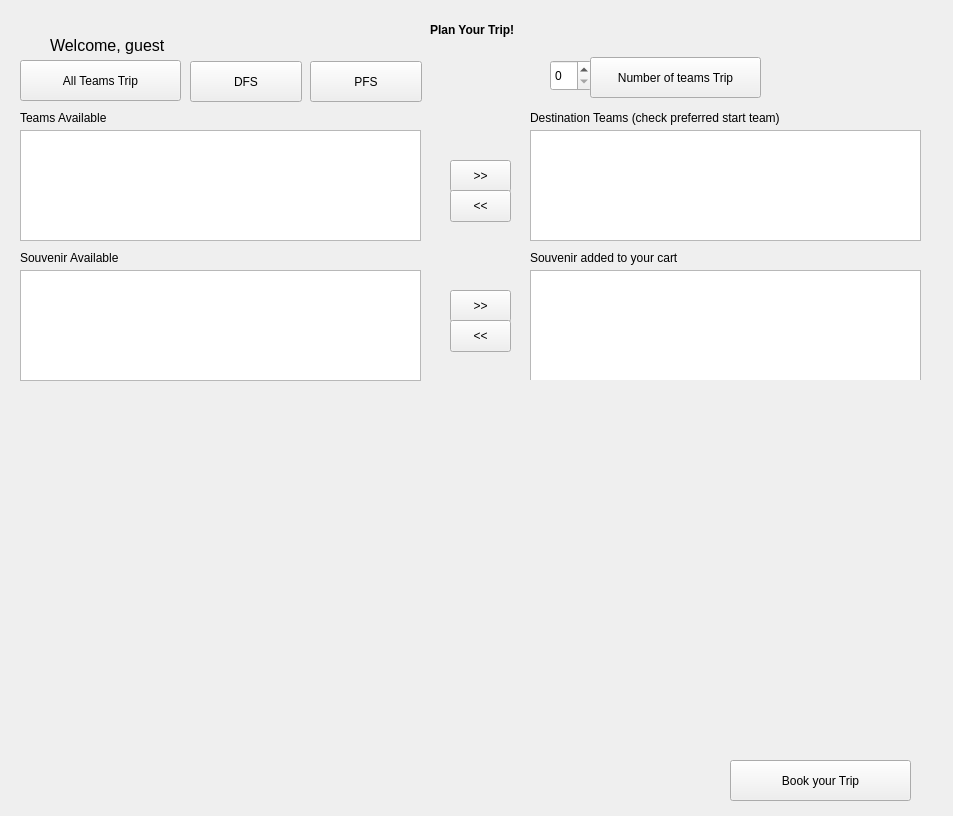
<?xml version="1.0" encoding="UTF-8"?>
<ui version="4.0">
 <class>CustomVacation</class>
 <widget class="QWidget" name="CustomVacation">
  <property name="geometry">
   <rect>
    <x>0</x>
    <y>0</y>
    <width>953</width>
    <height>816</height>
   </rect>
  </property>
  <property name="windowTitle">
   <string>Plan Your Trip</string>
  </property>
  <widget class="QLabel" name="label_2">
   <property name="geometry">
    <rect>
     <x>430</x>
     <y>20</y>
     <width>101</width>
     <height>20</height>
    </rect>
   </property>
   <property name="font">
    <font>
     <weight>75</weight>
     <bold>true</bold>
    </font>
   </property>
   <property name="text">
    <string>Plan Your Trip!</string>
   </property>
  </widget>
  <widget class="QLabel" name="label">
   <property name="geometry">
    <rect>
     <x>50</x>
     <y>30</y>
     <width>151</width>
     <height>31</height>
    </rect>
   </property>
   <property name="font">
    <font>
     <pointsize>12</pointsize>
    </font>
   </property>
   <property name="text">
    <string>Welcome, guest</string>
   </property>
  </widget>
  <widget class="QPushButton" name="pushButtonFirst">
   <property name="geometry">
    <rect>
     <x>450</x>
     <y>160</y>
     <width>61</width>
     <height>32</height>
    </rect>
   </property>
   <property name="text">
    <string>&gt;&gt;</string>
   </property>
  </widget>
  <widget class="QPushButton" name="pushButtonSecond">
   <property name="geometry">
    <rect>
     <x>450</x>
     <y>190</y>
     <width>61</width>
     <height>32</height>
    </rect>
   </property>
   <property name="text">
    <string>&lt;&lt;</string>
   </property>
  </widget>
  <widget class="QListWidget" name="listWidgetFirst">
   <property name="geometry">
    <rect>
     <x>20</x>
     <y>130</y>
     <width>401</width>
     <height>111</height>
    </rect>
   </property>
   <property name="styleSheet">
    <string notr="true"/>
   </property>
  </widget>
  <widget class="QListWidget" name="listWidgetSecond">
   <property name="geometry">
    <rect>
     <x>530</x>
     <y>130</y>
     <width>391</width>
     <height>111</height>
    </rect>
   </property>
  </widget>
  <widget class="QLabel" name="label_4">
   <property name="geometry">
    <rect>
     <x>20</x>
     <y>110</y>
     <width>141</width>
     <height>16</height>
    </rect>
   </property>
   <property name="text">
    <string>Teams Available</string>
   </property>
  </widget>
  <widget class="QLabel" name="label_5">
   <property name="geometry">
    <rect>
     <x>530</x>
     <y>110</y>
     <width>281</width>
     <height>16</height>
    </rect>
   </property>
   <property name="text">
    <string>Destination Teams (check preferred start team)</string>
   </property>
  </widget>
  <widget class="QListWidget" name="souvAvailable">
   <property name="geometry">
    <rect>
     <x>20</x>
     <y>270</y>
     <width>401</width>
     <height>111</height>
    </rect>
   </property>
  </widget>
  <widget class="QLabel" name="label_6">
   <property name="geometry">
    <rect>
     <x>20</x>
     <y>250</y>
     <width>141</width>
     <height>16</height>
    </rect>
   </property>
   <property name="text">
    <string>Souvenir Available</string>
   </property>
  </widget>
  <widget class="QListWidget" name="souvSelected">
   <property name="geometry">
    <rect>
     <x>530</x>
     <y>270</y>
     <width>391</width>
     <height>111</height>
    </rect>
   </property>
  </widget>
  <widget class="QPushButton" name="pushButtonSouv1">
   <property name="geometry">
    <rect>
     <x>450</x>
     <y>290</y>
     <width>61</width>
     <height>32</height>
    </rect>
   </property>
   <property name="text">
    <string>&gt;&gt;</string>
   </property>
  </widget>
  <widget class="QPushButton" name="pushButtonSouv2">
   <property name="geometry">
    <rect>
     <x>450</x>
     <y>320</y>
     <width>61</width>
     <height>32</height>
    </rect>
   </property>
   <property name="text">
    <string>&lt;&lt;</string>
   </property>
  </widget>
  <widget class="QLabel" name="label_7">
   <property name="geometry">
    <rect>
     <x>530</x>
     <y>250</y>
     <width>161</width>
     <height>16</height>
    </rect>
   </property>
   <property name="text">
    <string>Souvenir added to your cart</string>
   </property>
  </widget>
  <widget class="QScrollArea" name="scrollArea_2">
   <property name="geometry">
    <rect>
     <x>530</x>
     <y>380</y>
     <width>391</width>
     <height>351</height>
    </rect>
   </property>
   <property name="frameShape">
    <enum>QFrame::NoFrame</enum>
   </property>
   <property name="widgetResizable">
    <bool>true</bool>
   </property>
   <widget class="QWidget" name="scrollAreaWidgetContents_3">
    <property name="geometry">
     <rect>
      <x>0</x>
      <y>0</y>
      <width>391</width>
      <height>351</height>
     </rect>
    </property>
    <widget class="QWidget" name="verticalLayoutWidget_2">
     <property name="geometry">
      <rect>
       <x>10</x>
       <y>30</y>
       <width>371</width>
       <height>341</height>
      </rect>
     </property>
     <layout class="QVBoxLayout" name="verticalLayout_2"/>
    </widget>
   </widget>
  </widget>
  <widget class="QScrollArea" name="scrollArea">
   <property name="geometry">
    <rect>
     <x>30</x>
     <y>410</y>
     <width>381</width>
     <height>361</height>
    </rect>
   </property>
   <property name="frameShape">
    <enum>QFrame::NoFrame</enum>
   </property>
   <property name="widgetResizable">
    <bool>true</bool>
   </property>
   <widget class="QWidget" name="scrollAreaWidgetContents">
    <property name="geometry">
     <rect>
      <x>0</x>
      <y>0</y>
      <width>381</width>
      <height>361</height>
     </rect>
    </property>
   </widget>
  </widget>
  <widget class="QPushButton" name="thirteenTeamPlan">
   <property name="geometry">
    <rect>
     <x>20</x>
     <y>60</y>
     <width>161</width>
     <height>41</height>
    </rect>
   </property>
   <property name="text">
    <string>All Teams Trip</string>
   </property>
  </widget>
  <widget class="QPushButton" name="bookYourTrip">
   <property name="geometry">
    <rect>
     <x>730</x>
     <y>760</y>
     <width>181</width>
     <height>41</height>
    </rect>
   </property>
   <property name="text">
    <string>Book your Trip</string>
   </property>
  </widget>
  <widget class="QLabel" name="hiddenLabel">
   <property name="enabled">
    <bool>true</bool>
   </property>
   <property name="geometry">
    <rect>
     <x>650</x>
     <y>570</y>
     <width>21</width>
     <height>16</height>
    </rect>
   </property>
   <property name="text">
    <string/>
   </property>
  </widget>
  <widget class="QLabel" name="result_lbl">
   <property name="geometry">
    <rect>
     <x>40</x>
     <y>770</y>
     <width>311</width>
     <height>31</height>
    </rect>
   </property>
   <property name="text">
    <string/>
   </property>
  </widget>
  <widget class="QSpinBox" name="numberOfCitiesSpinBox">
   <property name="geometry">
    <rect>
     <x>550</x>
     <y>60</y>
     <width>42</width>
     <height>31</height>
    </rect>
   </property>
  </widget>
  <widget class="QPushButton" name="NumberTripPushButton">
   <property name="geometry">
    <rect>
     <x>590</x>
     <y>57</y>
     <width>171</width>
     <height>41</height>
    </rect>
   </property>
   <property name="text">
    <string>Number of teams Trip</string>
   </property>
  </widget>
  <widget class="QPushButton" name="pushButton">
   <property name="geometry">
    <rect>
     <x>190</x>
     <y>61</y>
     <width>112</width>
     <height>41</height>
    </rect>
   </property>
   <property name="text">
    <string>DFS</string>
   </property>
  </widget>
  <widget class="QPushButton" name="pushButton_2">
   <property name="geometry">
    <rect>
     <x>310</x>
     <y>61</y>
     <width>112</width>
     <height>41</height>
    </rect>
   </property>
   <property name="text">
    <string>PFS</string>
   </property>
  </widget>
 </widget>
 <resources/>
 <connections/>
</ui>
